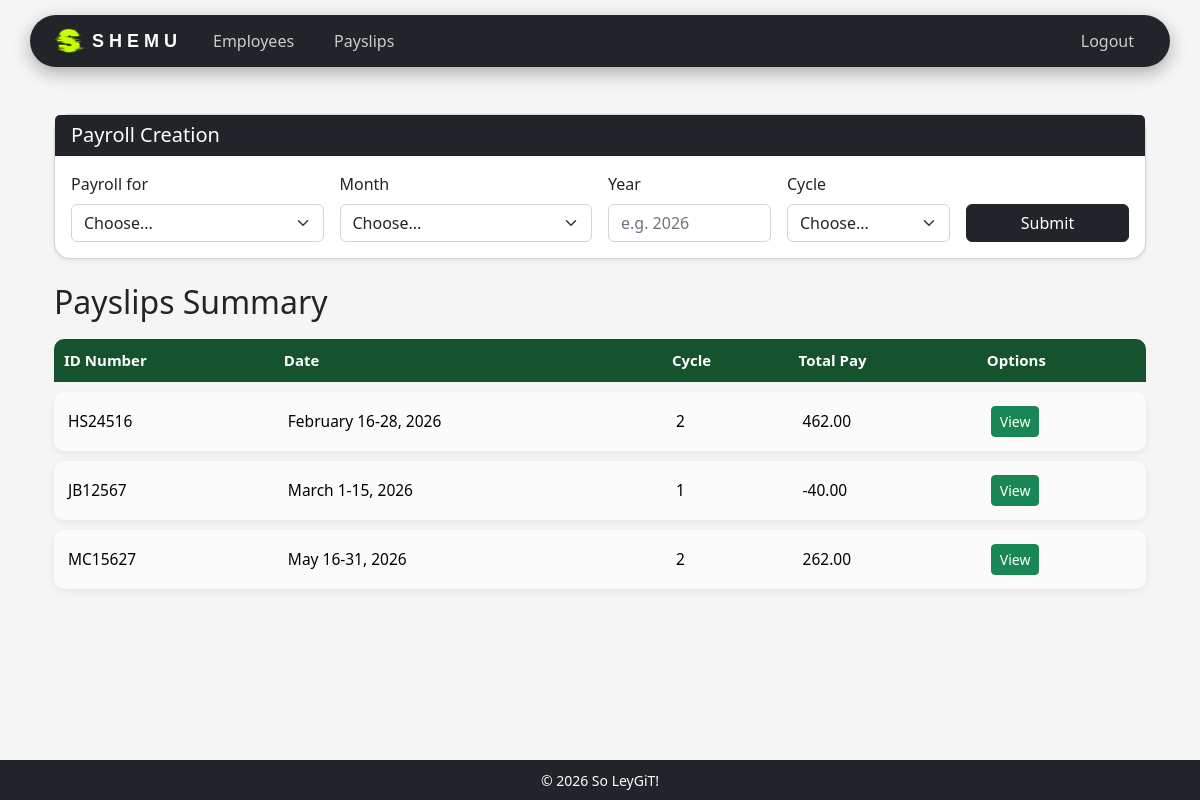
Page /payslips/ (signed in) on the earlier database version.
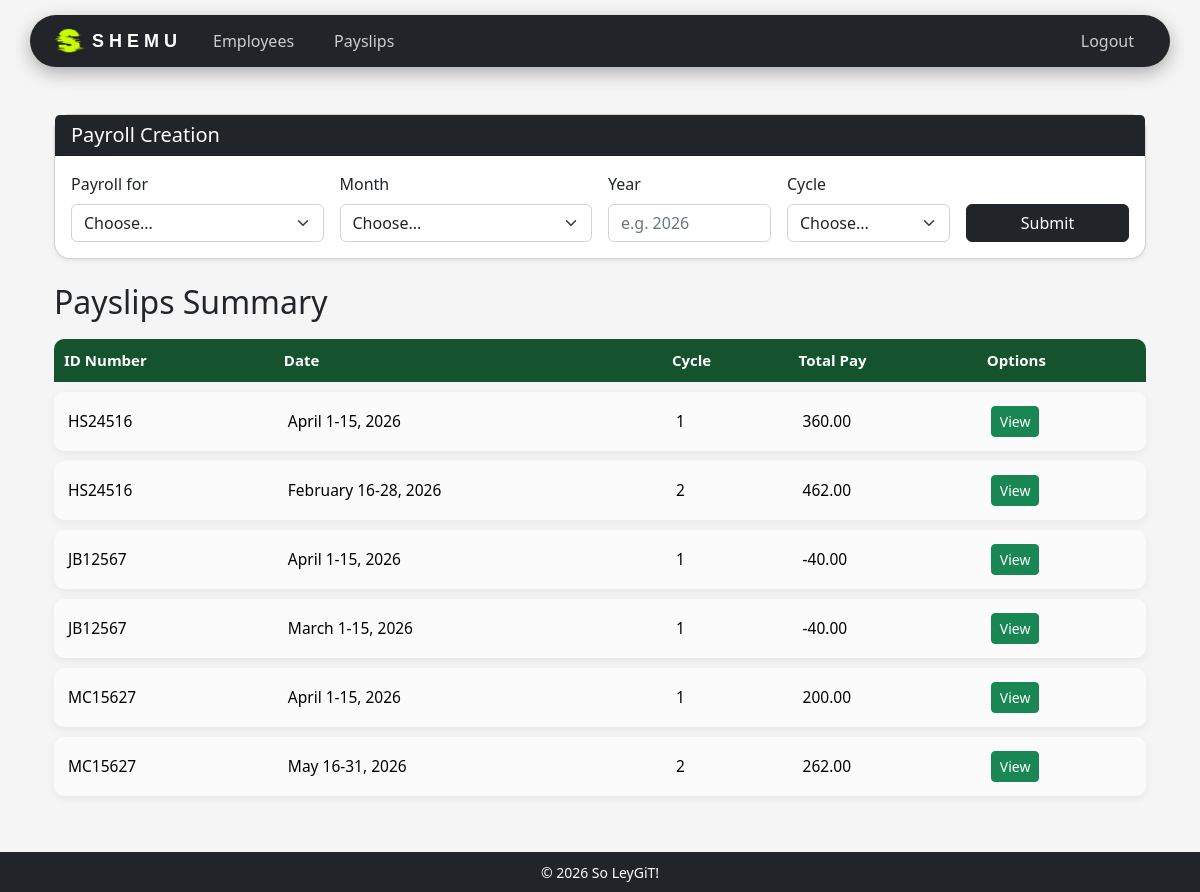
Same page on the later database version.
### payroll_app/models.py (models this page shows, shortened)
class Payslip(models.Model):
    id_number = models.ForeignKey(Employee, on_delete=models.CASCADE)
    month = models.CharField(max_length=50)
    date_range = models.CharField(max_length=100)
    year = models.CharField(max_length=100)
    pay_cycle = models.IntegerField()
    rate = models.FloatField()
    earnings_allowance = models.FloatField()
    deductions_tax = models.FloatField()
    deductions_health = models.FloatField()
    pag_ibig = models.FloatField()
    sss = models.FloatField()
    overtime = models.FloatField()
    total_pay = models.FloatField()

class Employee(models.Model):
    user = models.OneToOneField(User, on_delete=models.CASCADE, null=True, blank=True)
    name = models.CharField(max_length=200)
    id_number = models.CharField(max_length=200, primary_key=True) # use <str:pk> when linking here
    rate = models.FloatField()
    overtime_pay = models.FloatField(null=True, blank=True, default=0)
    allowance = models.FloatField(null=True, blank=True, default=0)

### payroll_app/views.py (the view, shortened to what this page needs)
# urls.py: path('payslips/', views.payslips_view, name='payslips'),
@login_required
def payslips_view(request):
    if request.user.is_staff:
        payslips = Payslip.objects.all().order_by('id_number__name', 'year', 'month', 'pay_cycle')
        employees = Employee.objects.all()
    months = ['January', 'February', 'March', 'April', 'May', 'June', 'July', 'August', 'September', 'October', 'November', 'December']
    if request.method == 'POST' and not request.user.is_staff:
        return redirect('payslips')
    context = {
        'payslips': payslips,
        'employees': employees,
        'months': months,
    }
    return render(request, 'payroll_app/payslips.html', context)

### payroll_app/templates/payroll_app/payslips.html (shortened to what this page needs)
{% extends 'payroll_app/base.html' %}
{% block content %}
<div class="container">
    {% if user.is_staff %}
    <div class="card shadow-sm mb-4">
        <div class="card-header bg-dark text-white">
            <h5 class="mb-0">Payroll Creation</h5>
        </div>
        <div class="card-body">
            <form method="POST">
                <div class="row g-3 align-items-end">
                    <div class="col-md-3">
                        <label class="form-label">Payroll for</label>
                        <select name="payroll_for" class="form-select" required>
                            <option value="">Choose...</option>
                        </select>
                    </div>
                    <div class="col-md-3">
                        <label class="form-label">Month</label>
                        <select name="month" class="form-select" required>
                            <option value="">Choose...</option>
                        </select>
                    </div>
                    <div class="col-md-2">
                        <label class="form-label">Year</label>
                        <input type="text" name="year" class="form-control" placeholder="e.g. 2026" maxlength="4"
                            pattern="[0-9]{4}" title="Enter a valid year" required>
                    </div>
                    <div class="col-md-2">
                        <label class="form-label">Cycle</label>
                        <select name="cycle" class="form-select" required>
                            <option value="">Choose...</option>
                        </select>
                    </div>
                    <div class="col-md-2 pt-4">
                        <button type="submit" class="btn btn-dark w-100">Submit</button>
                    </div>
                </div>
            </form>
        </div>
    </div>
    {% endif %}
    <h2>Payslips Summary</h2>
    <table class="table modern-table">
        <thead class="table-dark">
            <tr>
                <th>ID Number</th>
                <th>Date</th>
                <th>Cycle</th>
                <th>Total Pay</th>
                <th>Options</th>
            </tr>
        </thead>
        <tbody>
            {% for slip in payslips %}
            <tr>
                <td>{{ slip.id_number.id_number }}</td>
                <td>{{ slip.month }} {{ slip.date_range }}, {{ slip.year }}</td>
                <td>{{ slip.pay_cycle }}</td>
                <td>{{ slip.total_pay|floatformat:2 }}</td>
                <td>
                    <a href="{% url 'view_payslip' slip.pk %}" class="btn btn-success btn-sm">View</a>
                </td>
            </tr>
            {% empty %}
            <tr>
                <td colspan="5" class="text-center">No payslips yet.</td>
            </tr>
            {% endfor %}
        </tbody>
    </table>
</div>
{% endblock %}

Differences in the rows shown:
added Payslip: id_number.id_number "HS24516", month "April", date_range "1-15", year "2026", pay_cycle "1", total_pay "360.00"
added Payslip: id_number.id_number "JB12567", month "April", date_range "1-15", year "2026", pay_cycle "1", total_pay "-40.00"
added Payslip: id_number.id_number "MC15627", month "April", date_range "1-15", year "2026", pay_cycle "1", total_pay "200.00"
